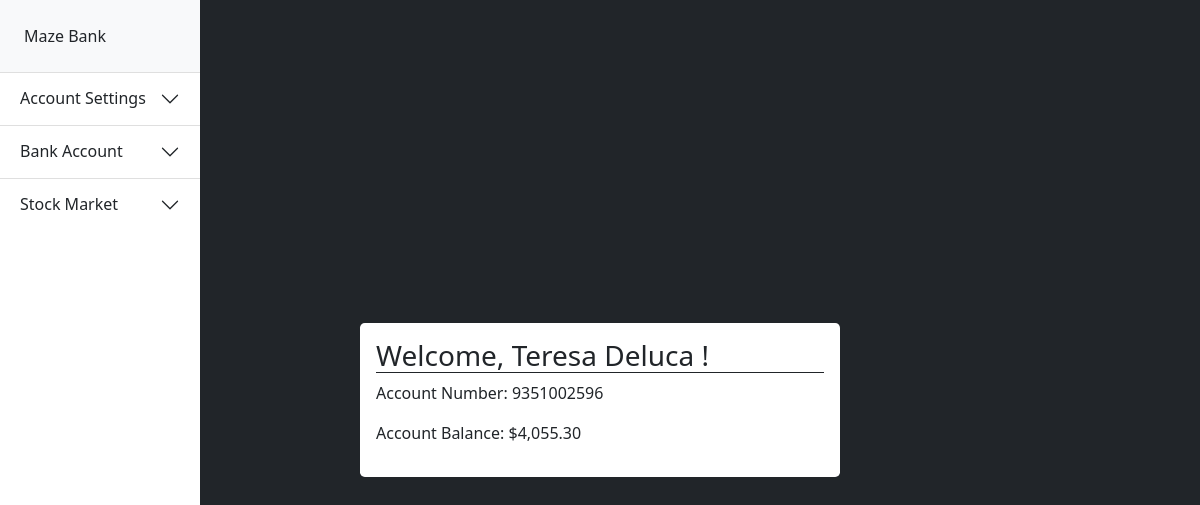
The page / (signed in) on the database its author committed.
### tables this page shows
CREATE TABLE 'users' (id INTEGER, firstname TEXT NOT NULL, lastname TEXT NOT NULL, idNumber TEXT NOT NULL, email TEXT NOT NULL, phone TEXT NOT NULL, address TEXT NOT NULL, zip TEXT NOT NULL, city INTEGER NOT NULL, hash TEXT NOT NULL, 'time'  timestamp NOT NULL DEFAULT CURRENT_TIMESTAMP  , 'is_closed' INTEGER NOT NULL DEFAULT 0, 'closing_date' datetime DEFAULT NULL, PRIMARY KEY(id));

CREATE TABLE 'bank_accounts' (bank_account INTEGER PRIMARY KEY, user_id INTEGER NOT NULL, 'amount' real NOT NULL DEFAULT 5000);

### application.py (the view)
@app.route("/")
@login_required
def index():
    rows = db.execute("SELECT firstname, lastname, amount, bank_account FROM users LEFT JOIN bank_accounts ON bank_accounts.user_id=users.id WHERE id=?", session["user_id"])
    return render_template("index.html", firstname=rows[0]['firstname'], lastname=rows[0]['lastname'], amount=usd(rows[0]['amount']), account=rows[0]['bank_account'])

### application.py (called while the page is built)
@app.after_request
def after_request(response):
    response.headers["Cache-Control"] = "no-cache, no-store, must-revalidate"
    response.headers["Expires"] = 0
    response.headers["Pragma"] = "no-cache"
    return response

### helpers.py (called while the page is built)
def login_required(f):
    @wraps(f)
    def decorated_function(*args, **kwargs):
        if session.get("user_id") is None:
            return redirect("/login")
        return f(*args, **kwargs)
    return decorated_function

def usd(value):
    return f"${value:,.2f}"

### templates/index.html (shortened to what this page needs)
{% extends "layout.html" %}
{% block main %}
<div class="row vh-100 align-items-center">
    <div class="col-5 p-3 bg-white rounded-3 mx-auto">
      <h3 class="border-bottom border-dark">Welcome, {{firstname}} {{lastname}} !</h3>
      <p>Account Number: {{account}}</p>
      <p>Account Balance: {{amount}}</p>
        </div>
</div>
</div>
{%endblock%}

### rows shown on the page
users: firstname "Teresa", lastname "Deluca"
bank_accounts: bank_account "9351002596"

### other values the page prints
{{ amount }} "$4,055.30"
